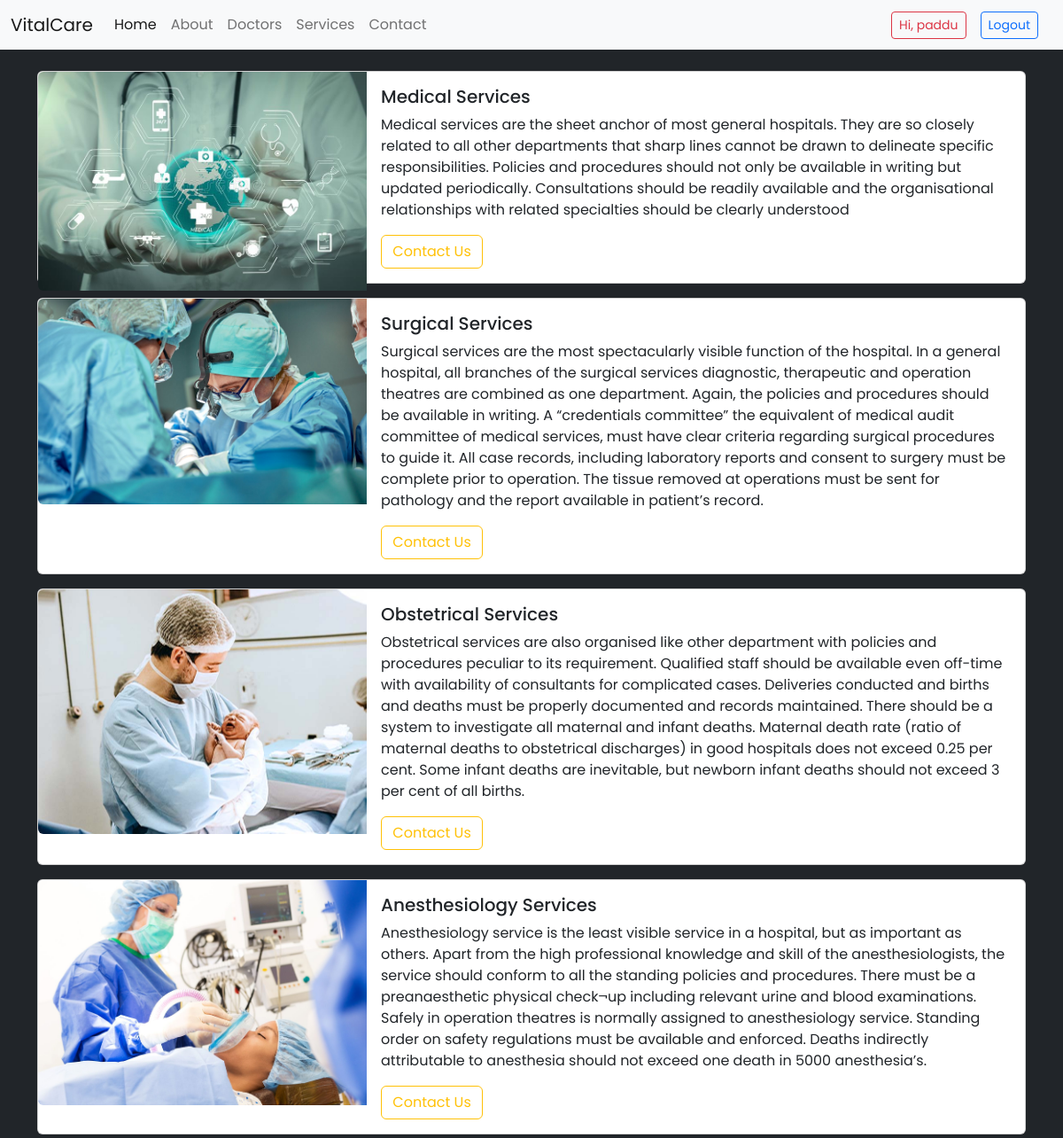
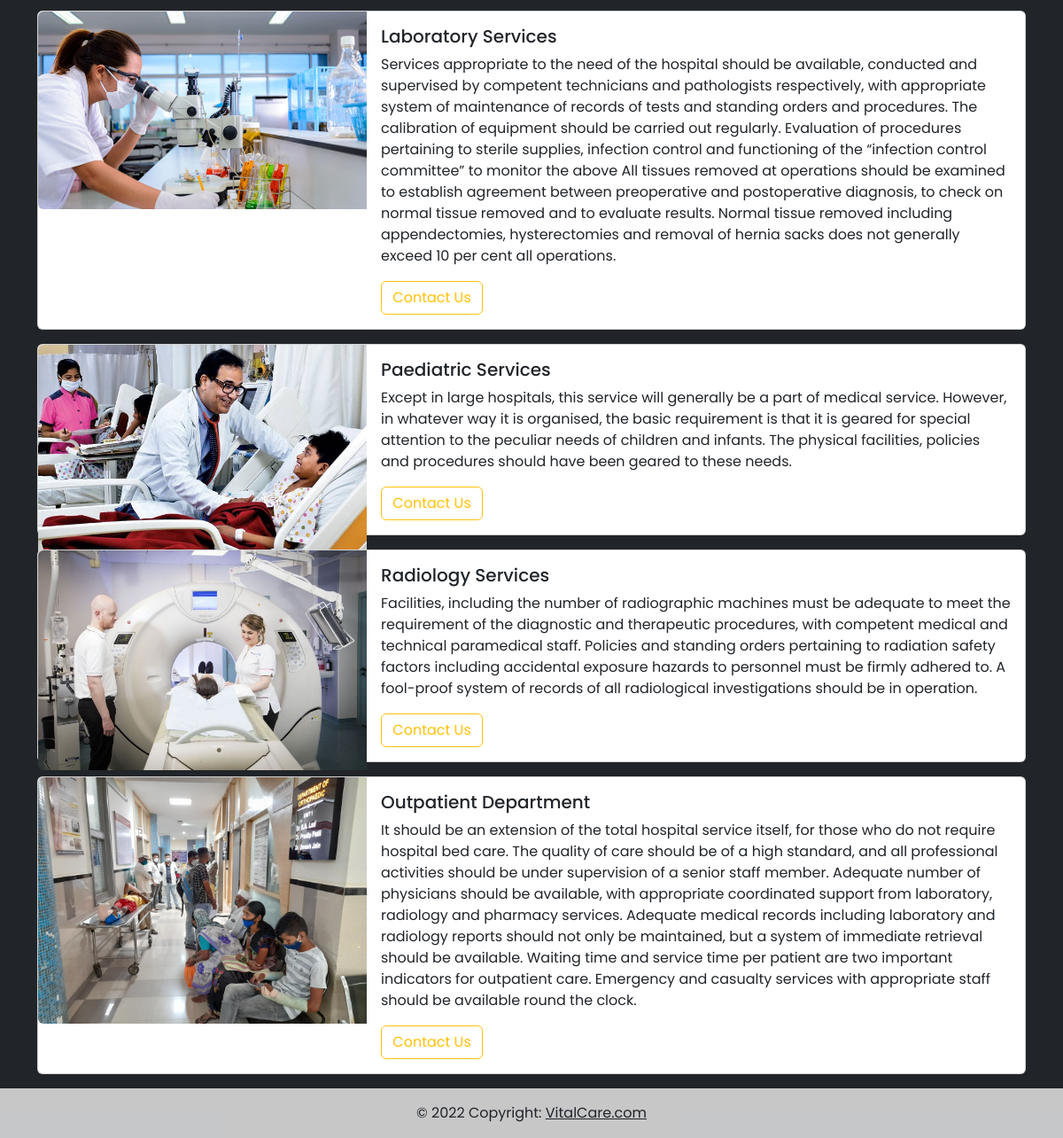
Page /services (signed in) on the committed database (2 pictures, top to bottom).
### webpages/models.py (models this page shows, shortened)
class Services(models.Model):
    photo = models.ImageField(upload_to='media/services/%Y')
    title = models.CharField(max_length=255)
    desc = models.TextField()
    button_text = models.CharField(max_length=255)

### webpages/views.py (the view)
# urls.py: path('services',views.services, name='services'),
def services(request):
    serv = Services.objects.all()
    data = {
        'serv' : serv,
    }
    return render (request, 'webpages/services.html',data)

### templates/webpages/services.html
{% extends 'base.html' %}
{% block content %}
<div class="container mt-4">
  {% for se in serv %}
    <div class="card mb-3 " style="max-width: 160rem;">
        <div class="row g-0">
          <div class="col-md-4" style="height: 20vh;">
            <img src="{{se.photo.url}}" class="img-fluid rounded-start" alt="...">
          </div>
          <div class="col-md-8">
            <div class="card-body">
              <h5 class="card-title animate__animated animate__flipInX">{{se.title}}</h5>
              <p class="card-text animate__animated animate__flipInY animate__delay-2s">{{se.desc}}</p>
              <button type="button" class="btn btn-outline-warning animate__animated animate__fadeInLeftBig animate__delay-3s">{{se.button_text}}</button>
            </div>
          </div>
        </div>
      </div>
    {% endfor %}
</div>
{% endblock %}

### templates/includes/navbar.html (shortened to what this page needs)
<nav class="navbar navbar-expand-lg bg-light">
    <div class="container-fluid">
      <a class="navbar-brand" href="{% url 'home' %}">VitalCare</a>
      <div class="collapse navbar-collapse" id="navbarSupportedContent">
        <ul class="navbar-nav me-auto mb-2 mb-lg-0">
          <li class="nav-item">
            <a class="nav-link active" aria-current="page" href="{% url 'home' %}">Home</a>
          </li>
          <li class="nav-item">
            <a class="nav-link" href="{% url 'about' %}">About</a>
          </li>
          <li class="nav-item">
            <a class="nav-link" href="">Doctors</a>
          </li>
          <li class="nav-item">
            <a class="nav-link" href="{% url 'services' %}">Services</a>
          </li>
          <li class="nav-item">
            <a class="nav-link" href="{% url 'contact' %}">Contact</a>
          </li>
        </ul>
         {% if user.is_authenticated %}
         <a type="button" class="btn btn-outline-danger btn-sm me-3">Hi, {{user.username}}</a>
         <a type="button" class="btn btn-outline-primary btn-sm me-3" href="{% url 'logout' %}">Logout</a>
         {% else %}
         <a type="button" class="btn btn-outline-primary btn-sm me-3" href="{% url 'login' %}">Login</a>
         <a type="button" class="btn btn-outline-primary btn-sm" href="{% url 'register' %}">Signup</a>
         {% endif %}
      </div>
    </div>
  </nav>

### rows in the picture
Services: photo (picture), title "Medical Services", desc "Medical services are the sheet anchor of most general hospitals. They are so closely related to all other departments that sharp lines cannot be drawn to delineate specific responsibilities. Policies and procedures should not only be available in writing but updated periodically. Consultations should be readily available and the organisational relationships with related specialties should be clearly understood", button_text "Contact Us"
Services: photo (picture), title "Surgical Services", desc "Surgical services are the most spectacularly visible function of the hospital. In a general hospital, all branches of the surgical services diagnostic, therapeutic and operation theatres are combined as one department. Again, the policies and procedures should be available in writing. A “credentials committee” the equivalent of medical audit committee of medical services, must have clear criteria regarding surgical procedures to guide it. All case records, including laboratory reports and consent to surgery must be complete prior to operation. The tissue removed at operations must be sent for pathology and the report available in patient’s record.", button_text "Contact Us"
Services: photo (picture), title "Obstetrical Services", desc "Obstetrical services are also organised like other department with policies and procedures peculiar to its requirement. Qualified staff should be available even off-time with availability of consultants for complicated cases. Deliveries conducted and births and deaths must be properly documented and records maintained. There should be a system to investigate all maternal and infant deaths. Maternal death rate (ratio of maternal deaths to obstetrical discharges) in good hospitals does not exceed 0.25 per cent. Some infant deaths are inevitable, but newborn infant deaths should not exceed 3 per cent of all births.", button_text "Contact Us"
Services: photo (picture), title "Anesthesiology Services", desc "Anesthesiology service is the least visible service in a hospital, but as important as others. Apart from the high professional knowledge and skill of the anesthesiologists, the service should conform to all the standing policies and procedures. There must be a preanaesthetic physical check¬up including relevant urine and blood examinations. Safely in operation theatres is normally assigned to anesthesiology service. Standing order on safety regulations must be available and enforced. Deaths indirectly attributable to anesthesia should not exceed one death in 5000 anesthesia’s.", button_text "Contact Us"
Services: photo (picture), title "Laboratory Services", desc "Services appropriate to the need of the hospital should be available, conducted and supervised by competent technicians and pathologists respectively, with appropriate system of maintenance of records of tests and standing orders and procedures. The calibration of equipment should be carried out regularly. Evaluation of procedures pertaining to sterile supplies, infection control and functioning of the “infection control committee” to monitor the above All tissues removed at operations should be examined to establish agreement between preoperative and postoperative diagnosis, to check on normal tissue removed and to evaluate results. Normal tissue removed including appendectomies,…", button_text "Contact Us"
Services: photo (picture), title "Paediatric Services", desc "Except in large hospitals, this service will generally be a part of medical service. However, in whatever way it is organised, the basic requirement is that it is geared for special attention to the peculiar needs of children and infants. The physical facilities, policies and procedures should have been geared to these needs.", button_text "Contact Us"
Services: photo (picture), title "Radiology Services", desc "Facilities, including the number of radiographic machines must be adequate to meet the requirement of the diagnostic and therapeutic procedures, with competent medical and technical paramedical staff. Policies and standing orders pertaining to radiation safety factors including accidental exposure hazards to personnel must be firmly adhered to. A fool-proof system of records of all radiological investigations should be in operation.", button_text "Contact Us"
Services: photo (picture), title "Outpatient Department", desc "It should be an extension of the total hospital service itself, for those who do not require hospital bed care. The quality of care should be of a high standard, and all professional activities should be under supervision of a senior staff member. Adequate number of physicians should be available, with appropriate coordinated support from laboratory, radiology and pharmacy services. Adequate medical records including laboratory and radiology reports should not only be maintained, but a system of immediate retrieval should be available. Waiting time and service time per patient are two important indicators for outpatient care. Emergency and casualty services with appropriate staff should be…", button_text "Contact Us"

### other values in the picture
{{ user.username }} "paddu"
